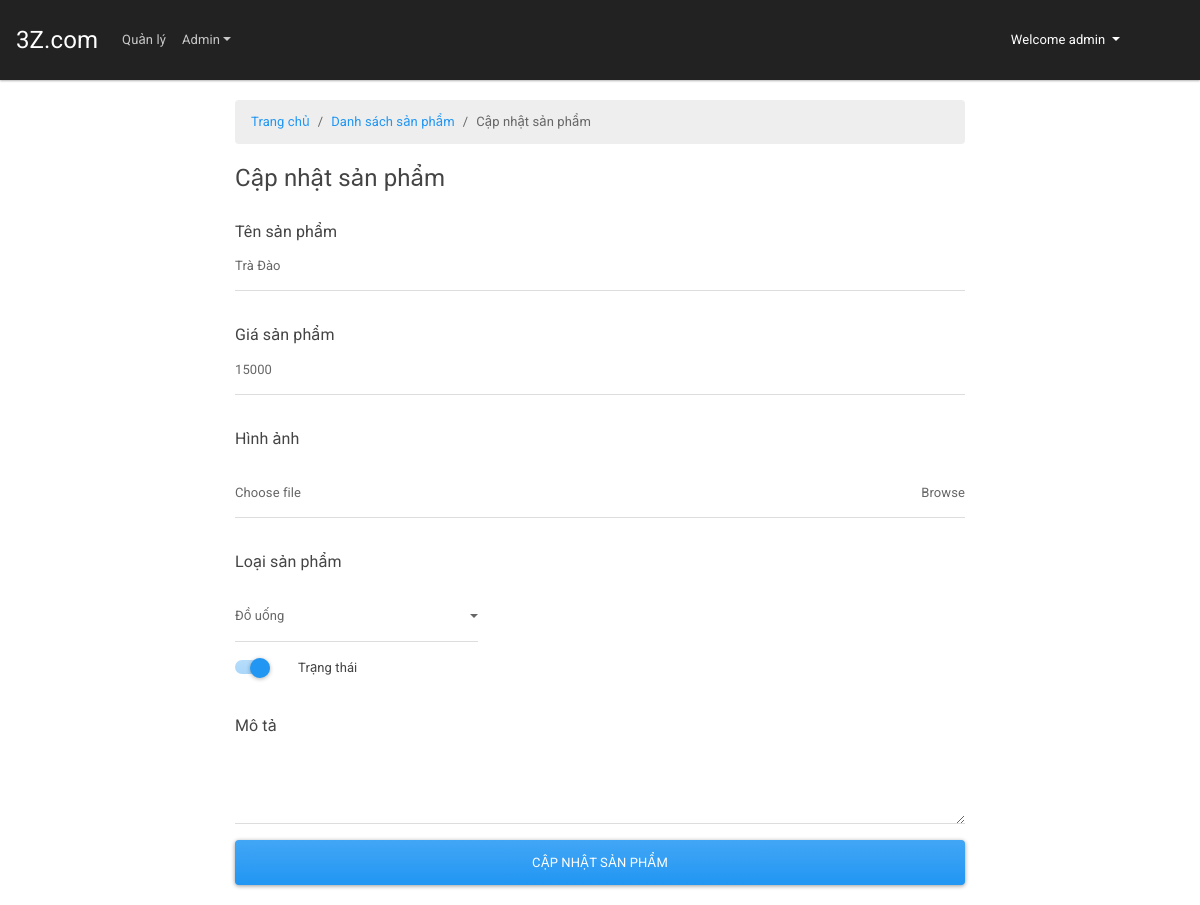
Page /admin/update_product.php?id=1 (signed in) on the committed database.
### tables this page shows
CREATE TABLE `product` (
  `ID` int(11) NOT NULL,
  `NAME` varchar(200) NOT NULL,
  `PRICE` int(11) NOT NULL,
  `IMAGE` text NOT NULL,
  `DESCRIPTION` text NOT NULL,
  `TYPE` varchar(50) NOT NULL DEFAULT 'Đồ uống',
  `STATUS` int(11) NOT NULL
);

### inc/connect.php (called while the page is built, shortened)
<?php
	class Connection implements QL
	{
		private static $conn = NULL;
		private static $pre = NULL;
		private static $sql = NULL;
		public static function connect()
		{
			if(self::$conn === NULL){
				try {
					self::$conn = new PDO('mysql:host=' . HOSTNAME . ';dbname=' . DBNAME, USERNAME, PASSWORD, array(PDO::MYSQL_ATTR_INIT_COMMAND=>'SET NAMES utf8'));
					self::$conn -> setAttribute(PDO::ATTR_ERRMODE, PDO::ERRMODE_EXCEPTION);
					return self::$conn;
				} catch (PDOException $ex) {
					echo $ex -> getMessage();
				}
			}
		}
		public static function disconnect()
		{
			if(self::$conn !== NULL) self::$conn = NULL;
		}
		public function getRowByWhere($table, $where, $field)
		{
			if(self::$conn !== NULL){
				self::$sql = "SELECT {$field} FROM {$table} WHERE {$where}";
				self::$pre = self::$conn -> prepare(self::$sql);
				self::$pre -> execute();
				return self::$pre -> fetch();
			} else{ return 0; }
		}
	}
?>

### admin/update_product.php (the view, shortened to what this page needs)
<?php
	include_once '../inc/header.php';
	include_once '../config/config.php';
	include_once '../inc/connect.php';
    include_once '../inc/nav.php';
    $conn = new Connection();
	if(isset($_GET['id']) && filter_var($_GET['id'], FILTER_VALIDATE_INT)){
		$id = $_GET['id'];
		$where = "ID = {$id}";
        $data = $conn -> getRowByWhere('product', $where, '*');
        list($id, $name, $price, $image, $description, $type, $status) = $data;
	} else{
        header('location: ./list_product.php');
        die('ID is undefined');
    }
?>
<div class="container">
	<div class="row">
		<div class="col-12 col-xs-12 col-sm-12 col-md-12 col-lg-8 m-auto">
			<ol class="breadcrumb">
              <li class="breadcrumb-item"><a href="../">Trang chủ</a></li>
              <li class="breadcrumb-item"><a href="./list_product.php">Danh sách sản phẩm</a></li>
			  <li class="breadcrumb-item active">Cập nhật sản phẩm</li>
			</ol>
			<form action="#" method="POST" enctype="multipart/form-data">
				<fieldset>
					<legend>Cập nhật sản phẩm</legend>
					<div class="form-group">
					  <label class="col-form-label" for="name">Tên sản phẩm</label>
					  <input type="text" class="form-control input-edit" placeholder="Name" name="name" id="name" autocomplete="off" required value="<?php if(isset($name)) echo $name; ?>">
					</div>
					<div class="form-group">
					  <label class="col-form-label" for="price">Giá sản phẩm</label>
					  <input type="number" class="form-control input-edit" placeholder="Price" name="price" id="price" autocomplete="off" required value="<?php if(isset($price)) echo $price; ?>">
					</div>
					 <div class="form-group">
					 	<label class="col-form-label" for="image">Hình ảnh</label>
					    <div class="input-group mb-3">
					      <div class="custom-file">
					        <label class="custom-file-label" for="image">Choose file</label>
					      </div>
					    </div>
					</div>
					<div class="form-group">
				        <label class="col-form-label" for="type">Loại sản phẩm</label>
				      	<select class="form-control col-4" id="type" name="type">
					        <option value="Đồ uống" <?php if(isset($type) && $type === 'Đồ uống') echo 'selected'; ?>>Đồ uống</option>
				      	</select>
				    </div>
					<div class="form-group">
					    <div class="custom-control custom-switch">
					      	<label class="custom-control-label" for="status">Trạng thái</label>
					    </div>
					</div>
					<div class="form-group">
					  <label class="col-form-label" for="description">Mô tả</label>
					  <textarea class="form-control input-edit" id="description" name="description" rows="3" autocomplete="off"><?php if(isset($description)) echo $description; ?></textarea>
					</div>
					<button type="submit" class="btn btn-block btn-primary">Cập nhật sản phẩm</button>
				</fieldset>
			</form><br />
		</div>
	</div>
</div>
<?php include_once '../inc/footer.php'; ?>

### assets/css/admin.css (style rules this page uses)
* { padding: 0; margin: 0; }
html, body { padding: 0; box-sizing: border-box; }
.container, .container-fluid { margin-top: 20px; }
.input-edit { margin-top: -20px }

### rows in the picture
product: name "Trà Đào", price "15000", type "Đồ uống"

### other values in the picture
$_SESSION['USERNAME'] "admin"
